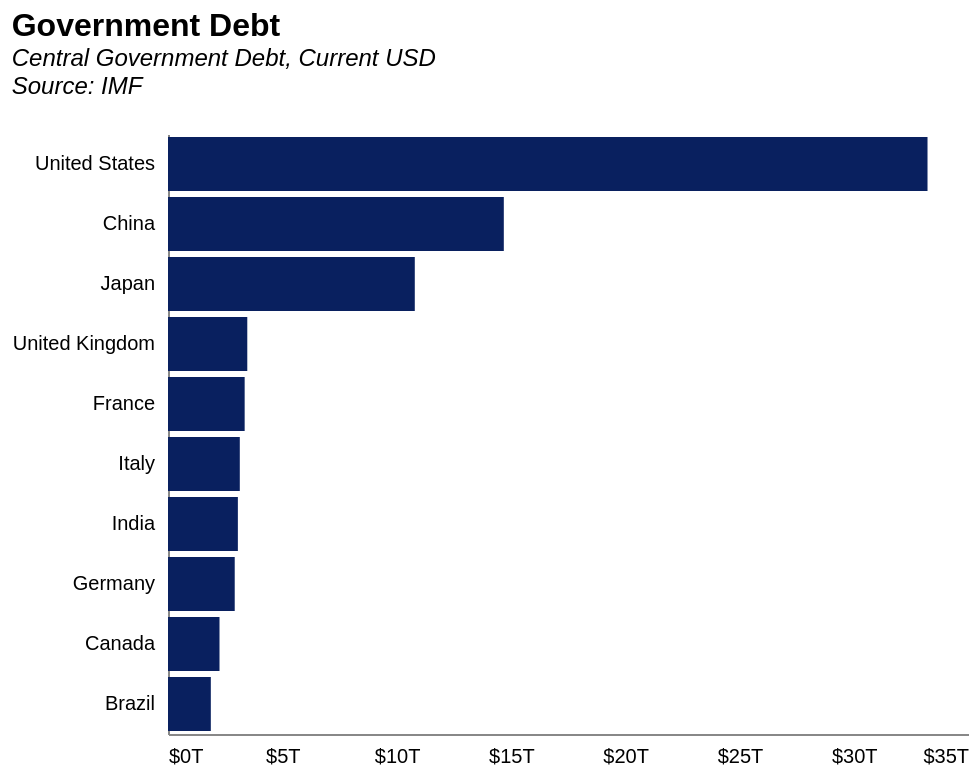

Describe this chart as a Vega-Lite specification.
### Vega-Lite specification from a JSON file in a GitHub repository (floating-point values rounded to 4 significant figures)
{"config": {"axisX": {"labelPadding": 6, "tickOpacity": 0, "title": null, "grid": false, "ticks": false, "labelSeparation": 10}, "axisY": {"title": null, "grid": false, "tickOpacity": 0}, "title": {"fontSize": 16, "subtitleFontSize": 12, "subtitleFontStyle": "italic", "anchor": "start", "color": "black"}, "view": {"stroke": "transparent"}}, "data": {"name": "data-1021e21f0ce73d889aa45b7153c29169"}, "mark": {"type": "bar", "color": "rgb(9, 32, 95)"}, "encoding": {"x": {"axis": {"labelExpr": " '$'+datum.value+'T'"}, "field": "debt", "title": "", "type": "quantitative"}, "y": {"axis": {"title": null}, "field": "short_country", "sort": "-x", "title": "Country", "type": "nominal"}}, "height": 300, "title": {"text": "Government Debt", "subtitle": ["Central Government Debt, Current USD", "Source: IMF", ""]}, "width": 400, "$schema": "https://vega.github.io/schema/vega-lite/v5.8.0.json", "datasets": {"data-1021e21f0ce73d889aa45b7153c29169": [{"country": "United States", "year": 2023, "debt_gdp": 1.233, "gdp": 26950.0, "debt": 33.23, "iso3": "USA", "short_country": "United States"}, {"country": "China, People's Republic of", "year": 2023, "debt_gdp": 0.83, "gdp": 17700.0, "debt": 14.69, "iso3": "CHN", "short_country": "China"}, {"country": "Japan", "year": 2023, "debt_gdp": 2.552, "gdp": 4231.0, "debt": 10.8, "iso3": "JPN", "short_country": "Japan"}, {"country": "United Kingdom", "year": 2023, "debt_gdp": 1.041, "gdp": 3332.0, "debt": 3.469, "iso3": "GBR", "short_country": "United Kingdom"}, {"country": "France", "year": 2023, "debt_gdp": 1.1, "gdp": 3049.0, "debt": 3.354, "iso3": "FRA", "short_country": "France"}, {"country": "Italy", "year": 2023, "debt_gdp": 1.437, "gdp": 2186.0, "debt": 3.141, "iso3": "ITA", "short_country": "Italy"}, {"country": "India", "year": 2023, "debt_gdp": 0.819, "gdp": 3732.0, "debt": 3.057, "iso3": "IND", "short_country": "India"}, {"country": "Germany", "year": 2023, "debt_gdp": 0.659, "gdp": 4430.0, "debt": 2.919, "iso3": "DEU", "short_country": "Germany"}, {"country": "Canada", "year": 2023, "debt_gdp": 1.064, "gdp": 2118.0, "debt": 2.253, "iso3": "CAN", "short_country": "Canada"}, {"country": "Brazil", "year": 2023, "debt_gdp": 0.881, "gdp": 2127.0, "debt": 1.874, "iso3": "BRA", "short_country": "Brazil"}]}}
